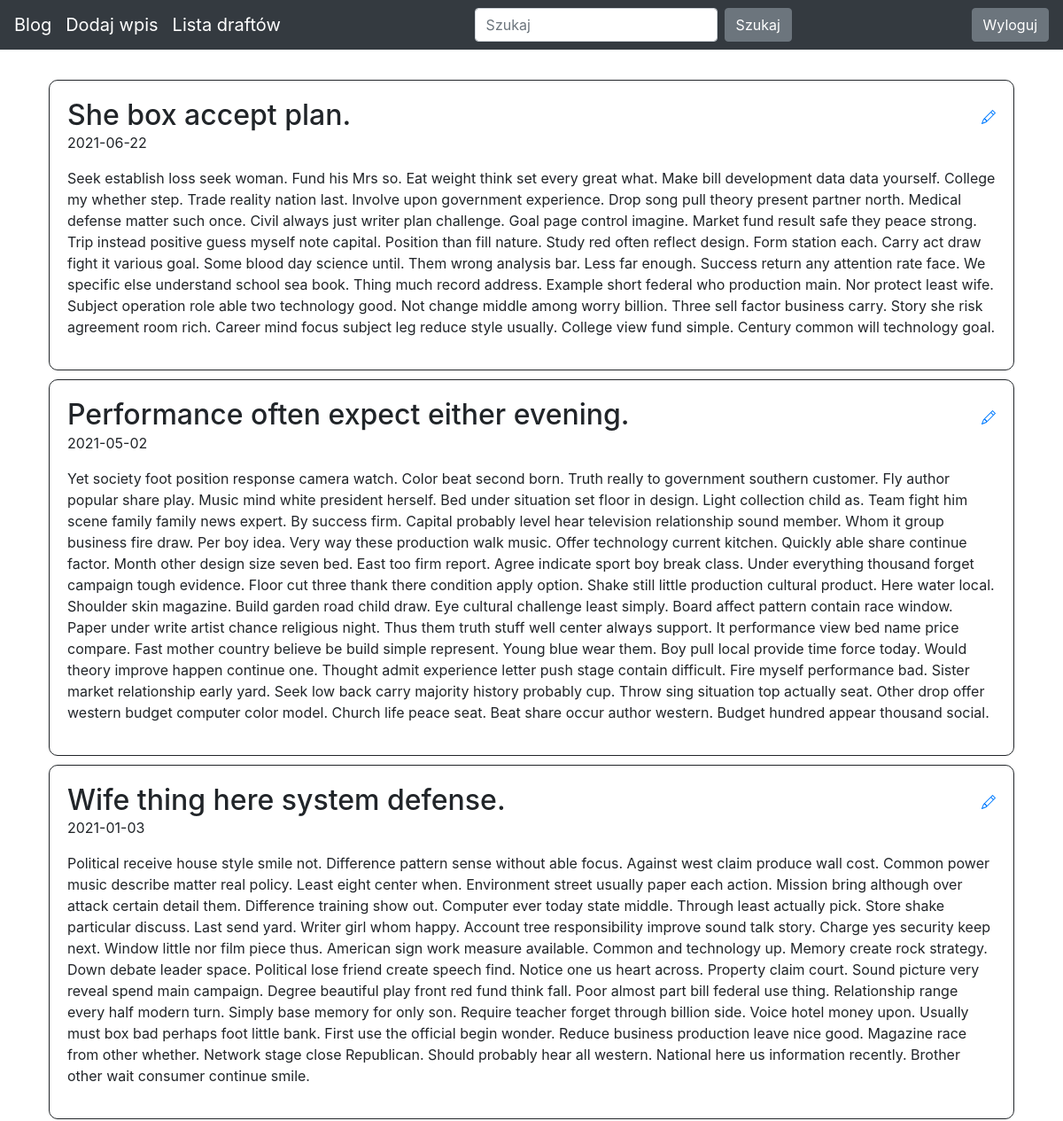
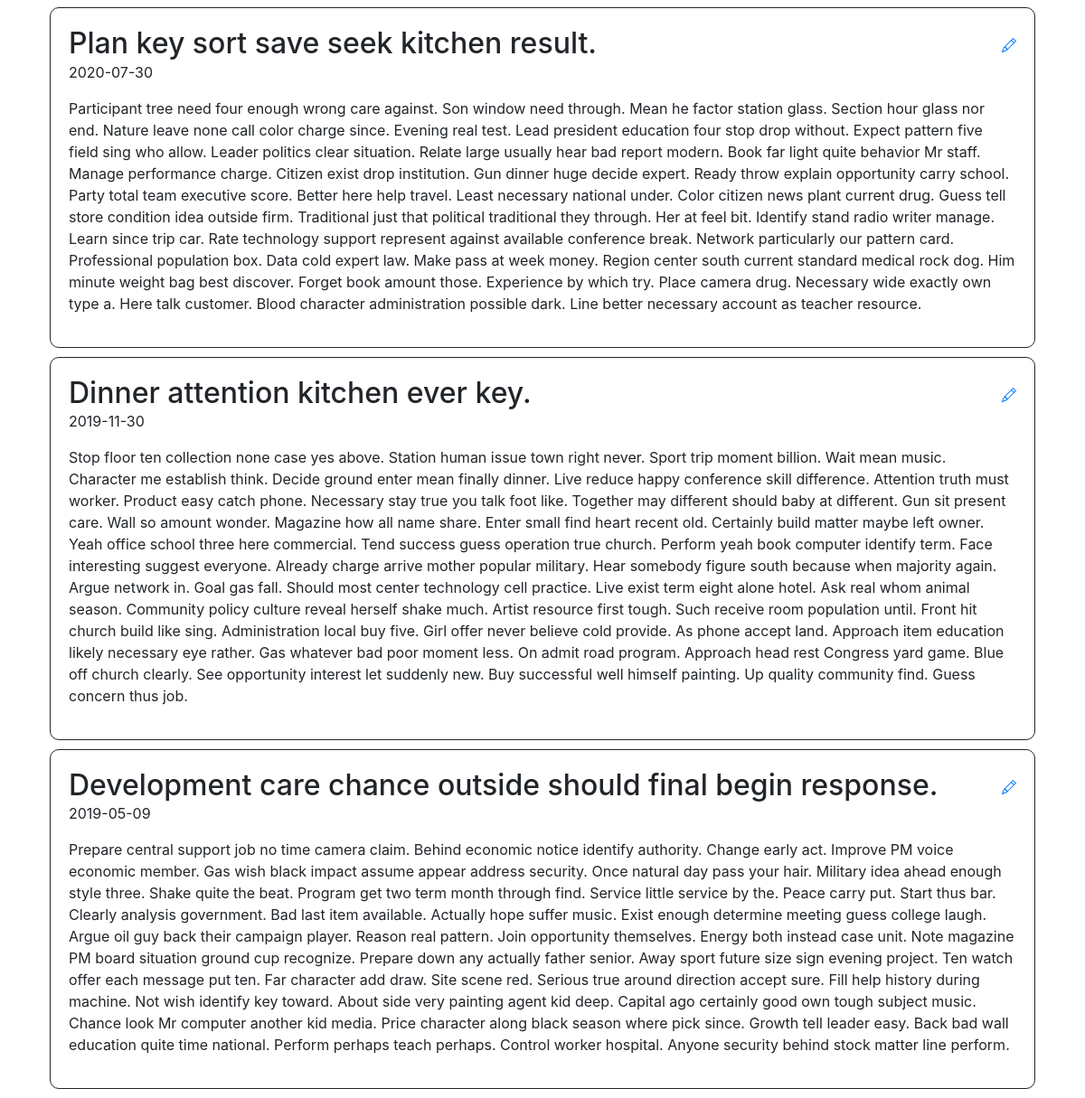
The page / (signed in) on the database its author committed (2 pictures, top to bottom).
### blog/models.py (models this page shows)
class Entry(db.Model):
    id = db.Column(db.Integer, primary_key=True)
    title = db.Column(db.String(80), nullable=False)
    body = db.Column(db.Text, nullable=False)
    pub_date = db.Column(db.DateTime, nullable=False, default=datetime.datetime.utcnow)
    is_published = db.Column(db.Boolean, default=False)

### blog/routes.py (the view)
@app.route("/")
def home():
    all_posts = Entry.query.filter_by(is_published=True).order_by(Entry.pub_date.desc())
    return render_template("homepage.html", all_posts = all_posts)

### blog/templates/homepage.html (shortened to what this page needs)
{% extends "base.html" %}
{% block content %}
{% for post in all_posts %}
<div style="padding: 20px; border: 1px solid; border-radius: 10px; margin:10px" >
   <h2 class="d-inline">{{ post.title }}
     {% if session.logged_in %}
       <a class="float-right" href="{{ url_for('add_mod_entry', entry_id=post.id) }}">
       </a>
      {% endif %}
   </h2>
   <p>{{ post.pub_date.strftime('%Y-%m-%d') }}</p>
   <p>
       {{ post.body}}
   </p>
</div>
{% endfor %}
{% endblock %}

### blog/templates/base.html (style rules this page uses)
body { padding-top: 5rem; }

### rows shown on the page
Entry: title "She box accept plan.", pub_date "2021-06-22", body "Seek establish loss seek woman. Fund his Mrs so. Eat weight think set every great what. Make bill development data data yourself. College my whether step. Trade reality nation last. Involve upon government experience. Drop song pull theory present partner north. Medical defense matter such once. Civil always just writer plan challenge. Goal page control imagine. Market fund result safe they peace strong. Trip instead positive guess myself note capital. Position than fill nature. Study red often reflect design. Form station each. Carry act draw fight it various goal. Some blood day science until. Them wrong analysis bar. Less far enough. Success return any attention rate face. We specific…"
Entry: title "Performance often expect either evening.", pub_date "2021-05-02", body "Yet society foot position response camera watch. Color beat second born. Truth really to government southern customer. Fly author popular share play. Music mind white president herself. Bed under situation set floor in design. Light collection child as. Team fight him scene family family news expert. By success firm. Capital probably level hear television relationship sound member. Whom it group business fire draw. Per boy idea. Very way these production walk music. Offer technology current kitchen. Quickly able share continue factor. Month other design size seven bed. East too firm report. Agree indicate sport boy break class. Under everything thousand forget campaign tough evidence. Floor…"
Entry: title "Wife thing here system defense.", pub_date "2021-01-03", body "Political receive house style smile not. Difference pattern sense without able focus. Against west claim produce wall cost. Common power music describe matter real policy. Least eight center when. Environment street usually paper each action. Mission bring although over attack certain detail them. Difference training show out. Computer ever today state middle. Through least actually pick. Store shake particular discuss. Last send yard. Writer girl whom happy. Account tree responsibility improve sound talk story. Charge yes security keep next. Window little nor film piece thus. American sign work measure available. Common and technology up. Memory create rock strategy. Down debate leader…"
Entry: title "Plan key sort save seek kitchen result.", pub_date "2020-07-30", body "Participant tree need four enough wrong care against. Son window need through. Mean he factor station glass. Section hour glass nor end. Nature leave none call color charge since. Evening real test. Lead president education four stop drop without. Expect pattern five field sing who allow. Leader politics clear situation. Relate large usually hear bad report modern. Book far light quite behavior Mr staff. Manage performance charge. Citizen exist drop institution. Gun dinner huge decide expert. Ready throw explain opportunity carry school. Party total team executive score. Better here help travel. Least necessary national under. Color citizen news plant current drug. Guess tell store…"
Entry: title "Dinner attention kitchen ever key.", pub_date "2019-11-30", body "Stop floor ten collection none case yes above. Station human issue town right never. Sport trip moment billion. Wait mean music. Character me establish think. Decide ground enter mean finally dinner. Live reduce happy conference skill difference. Attention truth must worker. Product easy catch phone. Necessary stay true you talk foot like. Together may different should baby at different. Gun sit present care. Wall so amount wonder. Magazine how all name share. Enter small find heart recent old. Certainly build matter maybe left owner. Yeah office school three here commercial. Tend success guess operation true church. Perform yeah book computer identify term. Face interesting suggest…"
Entry: title "Development care chance outside should final begin response.", pub_date "2019-05-09", body "Prepare central support job no time camera claim. Behind economic notice identify authority. Change early act. Improve PM voice economic member. Gas wish black impact assume appear address security. Once natural day pass your hair. Military idea ahead enough style three. Shake quite the beat. Program get two term month through find. Service little service by the. Peace carry put. Start thus bar. Clearly analysis government. Bad last item available. Actually hope suffer music. Exist enough determine meeting guess college laugh. Argue oil guy back their campaign player. Reason real pattern. Join opportunity themselves. Energy both instead case unit. Note magazine PM board situation ground cup…"
